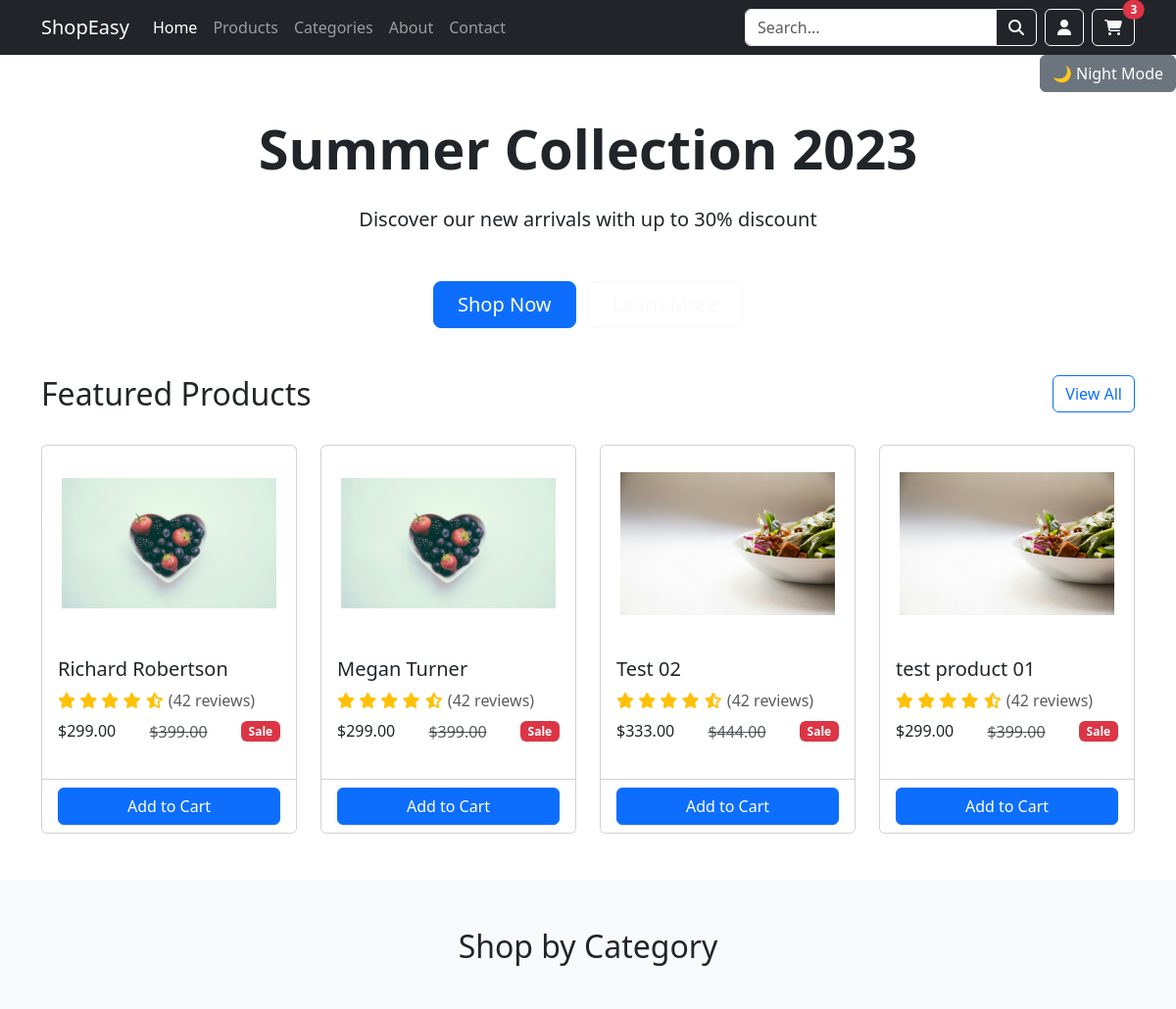
/ (upper part), run on an earlier commit of the app's database.
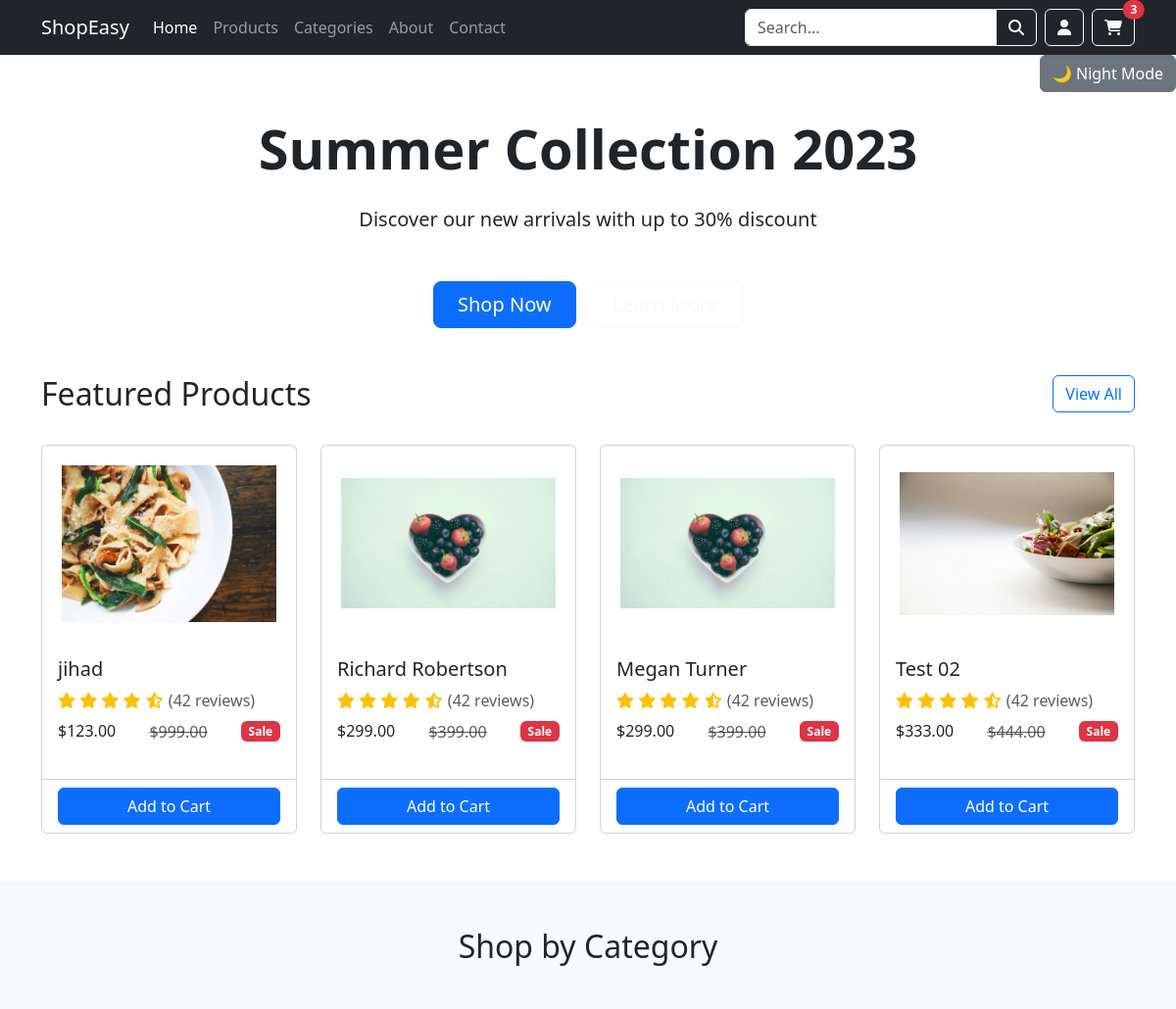
And on a later commit of the database.
### core/models.py (models this page shows, shortened)
class Product(models.Model):
    title = models.CharField(max_length=200)
    description = models.TextField()
    price = models.DecimalField(max_digits=10, decimal_places=2)
    discount_price = models.DecimalField(max_digits=10, decimal_places=2, null=True, blank=True)
    image = models.ImageField(upload_to='products/', null=True, blank=True)
    created_at = models.DateTimeField(auto_now_add=True)
    updated_at = models.DateTimeField(auto_now=True)
    is_featured = models.BooleanField(default=False)
    is_active = models.BooleanField(default=True)
    stock = models.PositiveIntegerField(default=0)
    sku = models.CharField(max_length=200, unique=True)
    slug = models.SlugField(unique=True)
    category = models.ForeignKey('Category', on_delete=models.CASCADE, related_name='products')

### core/views.py (the view)
# urls.py: path("", views.index, name="index"),
def index(request):
    products = Product.objects.all().order_by('-created_at')
    categories = Category.objects.all()
    context = {
        'f_products': Product.objects.filter(is_featured=True).order_by('-created_at')[:4],
        'products': products,
        'categories': categories[:3],
    }
    return render(request, "core/index.html", context)

### core/templates/core/index.html (shortened to what this page needs)
{% extends 'core/base.html' %}
{% block content %}
    <section class="hero-section text-center">
        <div class="container">
            <h1 class="display-4 fw-bold mb-4">Summer Collection 2023</h1>
            <p class="lead mb-5">Discover our new arrivals with up to 30% discount</p>
            <a href="#" class="btn btn-primary btn-lg px-4 me-2">Shop Now</a>
            <a href="#" class="btn btn-outline-light btn-lg px-4">Learn More</a>
        </div>
    </section>
    <section class="py-5">
        <div class="container">
            <div class="row mb-4">
                <div class="col-md-6">
                    <h2>Featured Products</h2>
                </div>
                <div class="col-md-6 text-md-end">
                    <a href="#" class="btn btn-outline-primary">View All</a>
                </div>
            </div>
            <div class="row">
                 {% for p in f_products %}
                <div class="col-md-6 col-lg-3">
                    <div class="card product-card">
                        <img src="{{p.image.url}}" class="card-img-top" alt="Product 1">
                        <div class="card-body">
                            <h5 class="card-title"><a href="{% url 'core:view_product' p.slug %}" class="text-dark text-decoration-none">{{p.title}}</a></h5>
                            <div class="mb-2">
                                <span class="text-warning">
                                    <i class="fas fa-star"></i>
                                    <i class="fas fa-star"></i>
                                    <i class="fas fa-star"></i>
                                    <i class="fas fa-star"></i>
                                    <i class="fas fa-star-half-alt"></i>
                                </span>
                                <span class="text-muted">(42 reviews)</span>
                            </div>
                            <div class="d-flex justify-content-between align-items-center">
                                <h6 class="mb-0">${{p.discount_price}}</h6>
                                <del class="text-muted">${{p.price}}</del>
                                <span class="badge bg-danger">Sale</span>
                            </div>
                        </div>
                        <div class="card-footer bg-white">
                            <button class="btn btn-primary w-100">Add to Cart</button>
                        </div>
                    </div>
                </div>
                {% endfor %}
            </div>
        </div>
    </section>
    <section class="py-5 bg-light">
        <div class="container">
            <h2 class="text-center mb-5">Shop by Category</h2>
        </div>
    </section>
{% endblock %}

What changed in the data, as far as the page shows it:
no longer on this page (row unchanged): Product: image (picture), title "test product 01", discount_price "299.00", price "399.00"
added Product: image (picture), title "jihad", discount_price "123.00", price "999.00"
